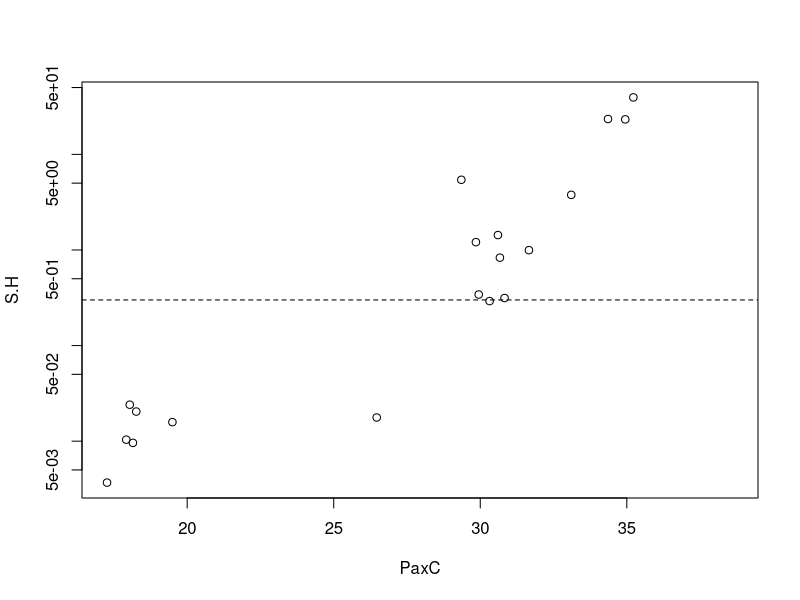

Write the R code that produced this figure.
## ---- chunk 1
library(reshape2)
df <- read.delim("RC_20171026_KI_Platy_newextract_test_data.txt", skip=8)[, 1:7]
df <- df[!df$Well %in% c("A1", "A12", "H1", "H12"), ]
df <- df[!df$Sample.Name %in% c("+", "NEC1", "NTC"), ]
df$CT <- as.numeric(as.character(df$Cт))
df <- droplevels(df)

res <- dcast(df, Sample.Name ~ Target.Name, value.var = "CT", fun.aggregate=mean, na.rm=T)
res$C.H <- 2^(res$PaxC - res$C)
res$D.H <- 2^(res$PaxC - res$D)
res$S.H <- apply(res[, c("C.H", "D.H")], 1, sum, na.rm=T)
res$Date <- substr(res$Sample.Name, 1, 4)
res
## ---- chunk 2
with(res, plot(S.H ~ PaxC, log="y"))
abline(h=0.3, lty=2)
